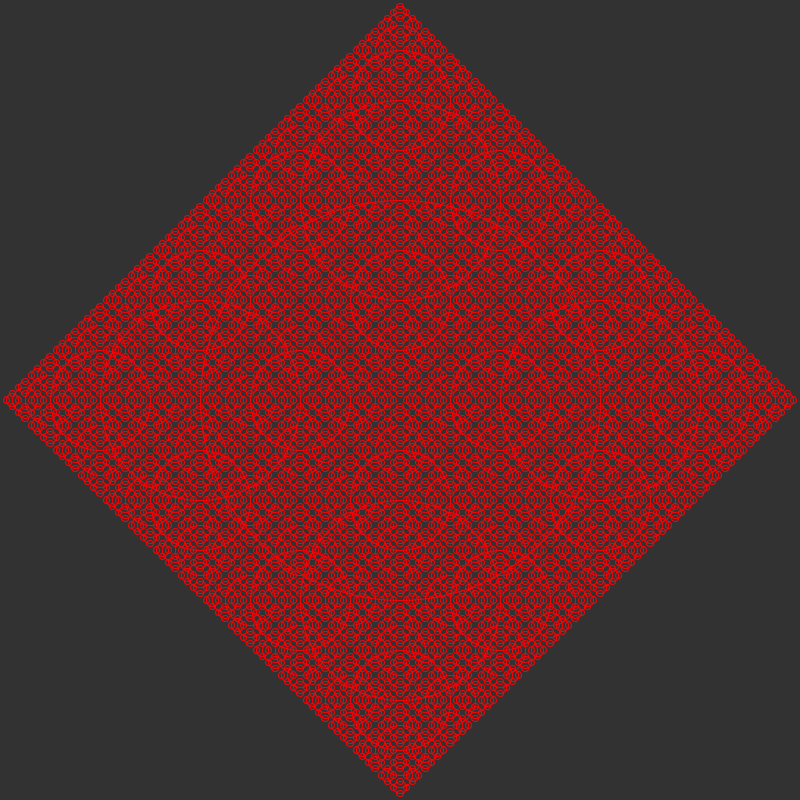
Frame 1 (no input)
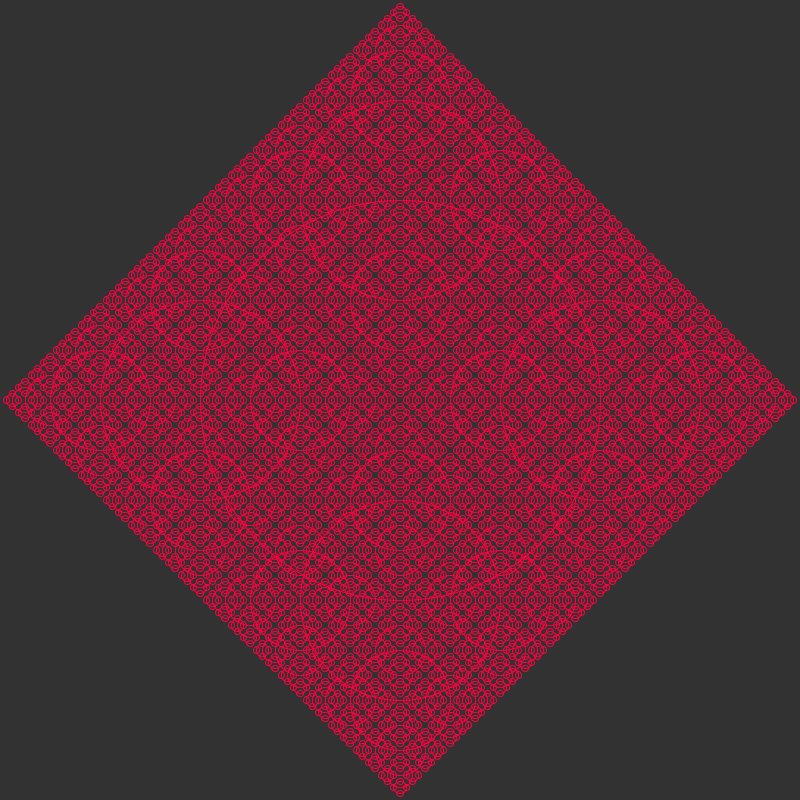
Frame 60 (the mouse pressed at the canvas centre just before this capture)
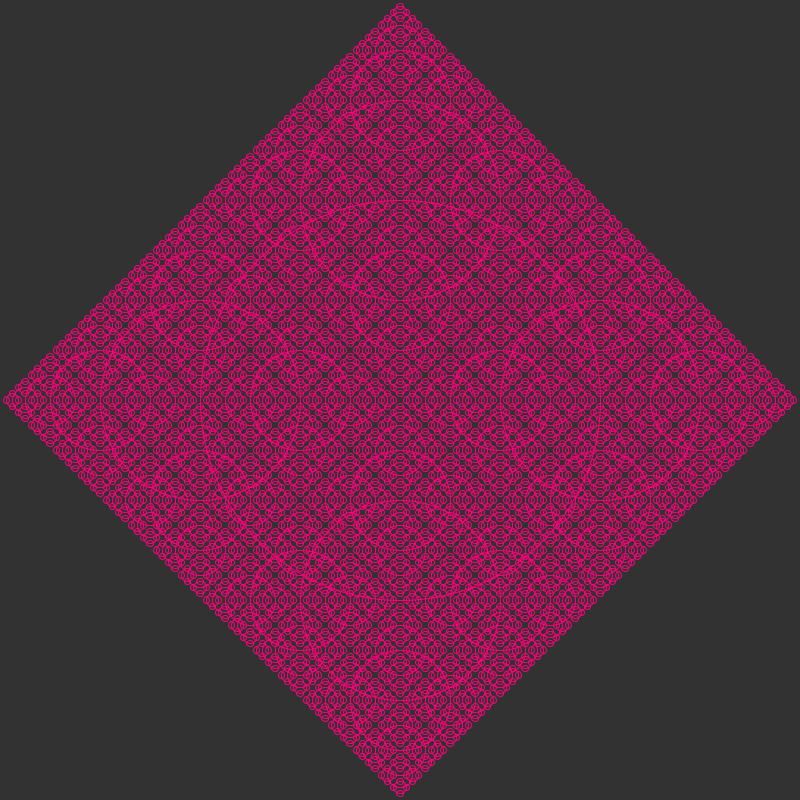
Frame 120 (the mouse held since frame 60 and released just before this capture)

The Processing sketch that drew these frames (run headless with seeded random() and noise(); from frame 60 on, the mouse is pressed at the canvas centre):

// Processing sketch: OriginalFractal
// ── OriginalFractal.pde
ArrayList<Circle> circles;
boolean oscillate;
float x, y, size;
float start = 0;
int end = 0;
int direction = 1;
float c1 = 255, c2 = 0, c3 = 4, rate = 1; //used for oscillating color


void setup() {
  size(800, 800);
  circles = new ArrayList<Circle>();
}


void draw() {
  background(50);
  drawFractal(width/2, height/2, 400);
  colorUpdate(); 
  //oscillate();
  for (Circle c : circles) {
    //c.show(c1, c2, c3);
  }
}


void mousePressed() {
  if (key == 'f') {
    oscillate = true;
  }
}

void mouseReleased() {
  if (key == 'f') {
    oscillate = false;
  }
}

void drawFractal(float x, float y, float radius) {
  pushMatrix();
  translate(x, y);
  stroke(c1, c2, c3);
  noFill();
  Circle c = new Circle(x, y, radius);
  circles.add(c);
  ellipse(0, 0, radius, radius);
  popMatrix();
  if (radius > 8) {
    drawFractal(x + radius/2, y, radius/2);
    drawFractal(x - radius/2, y, radius/2);
    drawFractal(x, y + radius/2, radius/2);
    drawFractal(x, y - radius/2, radius/2);
  }
}

void oscillate() {
  fill(c1, c2, c3);
  arc(width/2, height/2, 100, 100, 0, start, end);
  if (start < 6.3) {
    start+=.01*direction;
  } else {
    start = 0;
  }
}


void colorUpdate() {
  if (c3 < 250) {
    c3 += rate;
  } else {
    if (c1 > 10) {
      c1 -= rate;
    } else {
      if (c2 < 250) {
        c2 += rate;
      } else { 
        if (c3 > 250) {
          c1 = 255;
          c2 = 0;
          c3 = 4;
        }
      }
    }
  }
}

// ── Circle.pde
class Circle {
  float x, y, radius;
  float a;

  Circle(float x, float y, float radius) {
    this.x = x;
    this.y = y;
    this.radius = radius;
    a = random(0, 100);
  }

  void show(float c1, float c2, float c3) { //<>//
    pushMatrix();
    translate(x, y);
    stroke(c1, c2, c3);
    ellipse(0, 0, radius, radius);
    popMatrix();
  }
}

// ── KochLine.pde
class KochLine {

  // the starting and ending PVectors for line
  PVector start;
  PVector end;
  int[] colors;

  KochLine(PVector start, PVector end, int[] colors) {
    this.start = start;
    this.end = end;
    this.colors = colors;
  }

  void wiggle(){
    PVector random = PVector.random2D();
    start.add(random);
    random = PVector.random2D();
    end.add(random);
    for(int i = 0; i<colors.length; i++) {
      colors[i] += (int)random(-10, 10);
    }
  }

  void show() {
    stroke(colors[0], colors[1], colors[2]);
    line(start.x, start.y, end.x, end.y);
  }

  PVector start() {
    return start.copy();
  }

  PVector end() {
    return end.copy();
  }

  // first 1/3 of the line
  PVector left() {
    PVector v = PVector.sub(end, start);
    v.div(3);
    v.add(start);
    return v;
  }    

  // Find the angle where the line should be placed
  PVector middle() {
    PVector v = PVector.sub(end, start);
    v.div(3);
    
    PVector p = start.copy();
    p.add(v);
    
    v.rotate(-radians(60));
    p.add(v);
    
    return p;
  }    

  // 2/3 of the line
  PVector right() {
    PVector v = PVector.sub(start, end);
    v.div(3);
    v.add(end);
    return v;
  }
}
